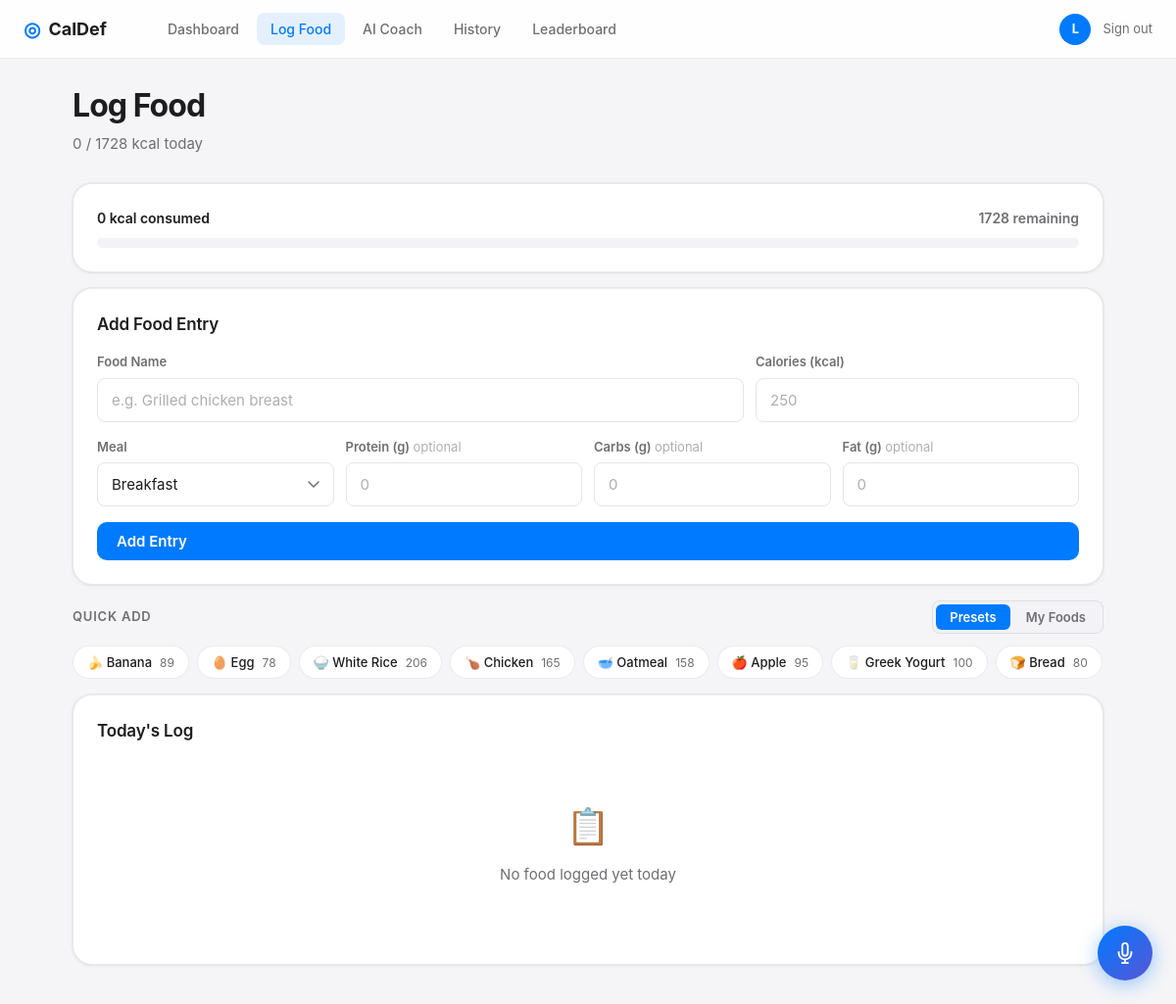
/log (signed in), run on an earlier commit of the app's database.
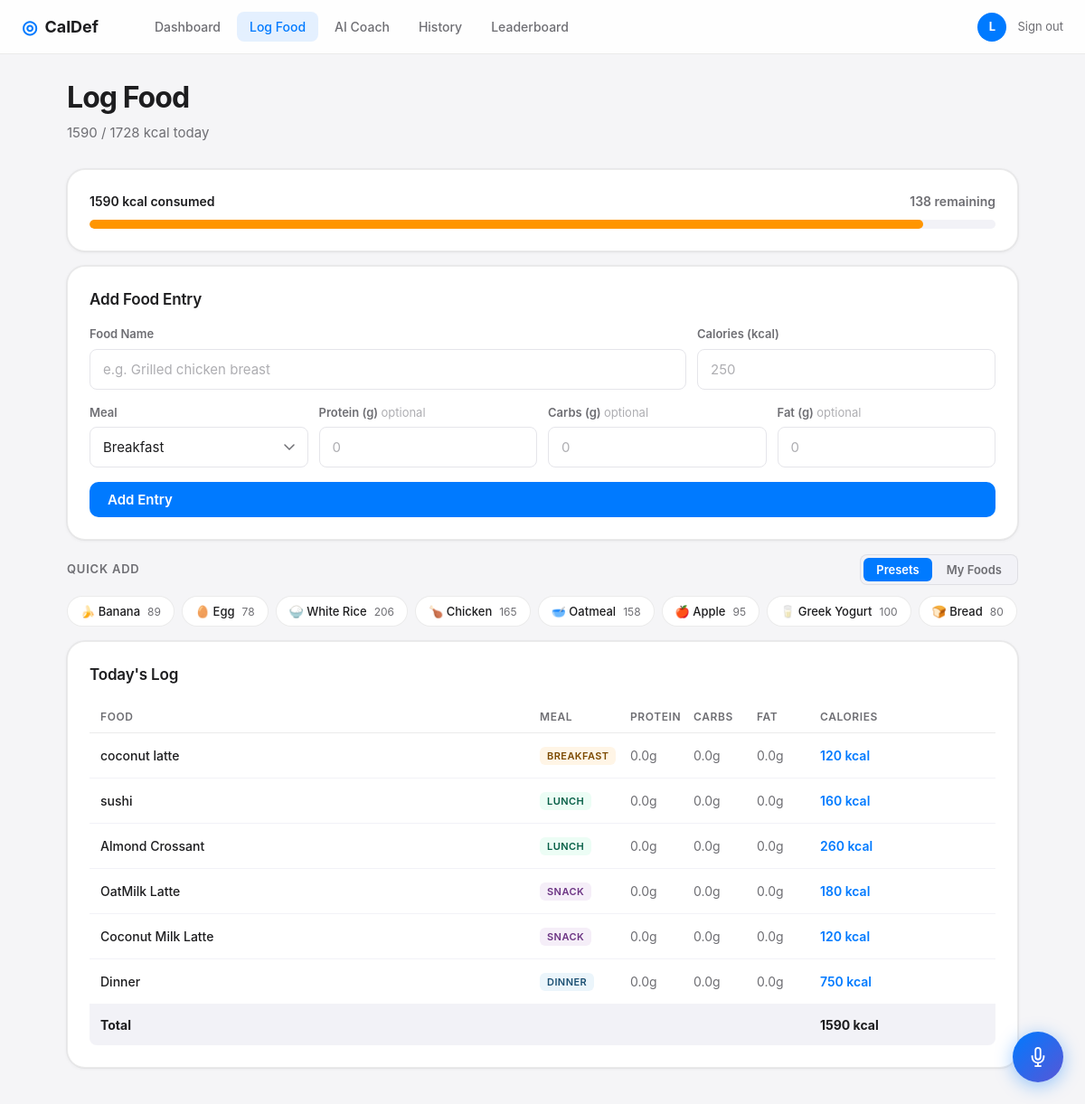
And on a later commit of the database.
### tables this page shows
CREATE TABLE profiles (
                id INTEGER PRIMARY KEY AUTOINCREMENT,
                user_id INTEGER UNIQUE NOT NULL,
                height_cm REAL,
                weight_kg REAL,
                age INTEGER,
                gender TEXT,
                activity_level TEXT,
                goal TEXT,
                bmr REAL,
                tdee REAL,
                target_calories INTEGER,
                plan_text TEXT,
                updated_at TIMESTAMP DEFAULT CURRENT_TIMESTAMP,
                FOREIGN KEY (user_id) REFERENCES users(id)
            );

CREATE TABLE food_logs (
                id INTEGER PRIMARY KEY AUTOINCREMENT,
                user_id INTEGER NOT NULL,
                date TEXT NOT NULL,
                meal_type TEXT DEFAULT 'meal',
                food_name TEXT NOT NULL,
                calories INTEGER NOT NULL,
                protein_g REAL DEFAULT 0,
                carbs_g REAL DEFAULT 0,
                fat_g REAL DEFAULT 0,
                logged_at TIMESTAMP DEFAULT CURRENT_TIMESTAMP,
                FOREIGN KEY (user_id) REFERENCES users(id)
            );

### app.py (the view)
@app.route("/log")
@login_required
def log_food():
    user_id = session["user_id"]
    profile = get_profile(user_id)
    logs = get_today_logs(user_id)
    total_consumed = sum(log["calories"] for log in logs)
    target = profile["target_calories"] if profile else 2000
    remaining = target - total_consumed
    return render_template(
        "log_food.html",
        logs=logs,
        total_consumed=total_consumed,
        target=target,
        remaining=remaining,
    )

### app.py (called while the page is built)
@app.context_processor
def inject_now():
    return {"now": datetime.now}

def login_required(f):
    @wraps(f)
    def decorated(*args, **kwargs):
        if "user_id" not in session:
            return redirect(url_for("landing"))
        return f(*args, **kwargs)
    return decorated

def get_profile(user_id: int):
    with get_db() as db:
        row = db.execute("SELECT * FROM profiles WHERE user_id = ?", (user_id,)).fetchone()
    return dict(row) if row else None

def get_today_logs(user_id: int):
    today = date.today().isoformat()
    with get_db() as db:
        rows = db.execute(
            "SELECT * FROM food_logs WHERE user_id = ? AND date = ? ORDER BY logged_at ASC",
            (user_id, today)
        ).fetchall()
    return [dict(r) for r in rows]

### database.py (called while the page is built)
@contextmanager
def get_db():
    conn = sqlite3.connect(DATABASE)
    conn.row_factory = sqlite3.Row
    try:
        yield conn
        conn.commit()
    except Exception:
        conn.rollback()
        raise
    finally:
        conn.close()

### templates/log_food.html (shortened to what this page needs)
{% extends "base.html" %}
{% block content %}
<div class="page-container">
  <div class="page-header">
    <div>
      <h1 class="page-title">Log Food</h1>
      <p class="page-subtitle">{{ total_consumed }} / {{ target }} kcal today</p>
    </div>
  </div>
  <div class="log-progress-card card">
    <div class="log-prog-info">
      <span class="log-prog-consumed">{{ total_consumed }} kcal consumed</span>
      <span class="log-prog-remaining {% if remaining < 0 %}text-danger{% endif %}">
        {% if remaining >= 0 %}{{ remaining }} remaining{% else %}{{ remaining|abs }} over{% endif %}
      </span>
    </div>
    <div class="log-prog-bar-bg">
      <div class="log-prog-bar {% if remaining < 0 %}log-prog-over{% elif (total_consumed / target * 100) >= 85 %}log-prog-warn{% endif %}"
           style="width: {{ [[(total_consumed / target * 100)|int, 0]|max, 100]|min }}%"></div>
    </div>
  </div>
  <div class="card">
    <h2 class="card-title">Add Food Entry</h2>
    <div class="food-form">
      <div class="form-row">
        <div class="form-group form-group-lg">
          <label class="form-label">Food Name</label>
          <input class="form-input" type="text" id="food-name" placeholder="e.g. Grilled chicken breast" />
        </div>
        <div class="form-group">
          <label class="form-label">Calories (kcal)</label>
          <input class="form-input" type="number" id="food-cal" placeholder="250" min="1" max="9999" />
        </div>
      </div>
      <div class="form-row">
        <div class="form-group">
          <label class="form-label">Meal</label>
          <select class="form-input form-select" id="meal-type">
            <option value="breakfast">Breakfast</option>
          </select>
        </div>
        <div class="form-group">
          <label class="form-label">Protein (g) <span class="form-optional">optional</span></label>
          <input class="form-input" type="number" id="food-protein" placeholder="0" min="0" max="999" step="0.1" />
        </div>
        <div class="form-group">
          <label class="form-label">Carbs (g) <span class="form-optional">optional</span></label>
          <input class="form-input" type="number" id="food-carbs" placeholder="0" min="0" max="999" step="0.1" />
        </div>
        <div class="form-group">
          <label class="form-label">Fat (g) <span class="form-optional">optional</span></label>
          <input class="form-input" type="number" id="food-fat" placeholder="0" min="0" max="999" step="0.1" />
        </div>
      </div>
      <button class="btn btn-primary" onclick="addFood()" id="add-btn">Add Entry</button>
    </div>
  </div>
  <div class="quick-picks">
    <div class="quick-tab-bar">
      <h3 class="section-label" style="margin-bottom:0">Quick Add</h3>
      <div class="quick-tabs">
        <button class="quick-tab active" id="tab-btn-presets" onclick="switchQuickTab('presets')">Presets</button>
        <button class="quick-tab"        id="tab-btn-recent"  onclick="switchQuickTab('recent')">My Foods</button>
      </div>
    </div>
    <div class="quick-panel" id="quick-panel-presets">
      <div class="quick-grid">
        <button class="quick-btn" onclick="quickAdd('Banana', 89, 'snack', 1.1, 23, 0.3)">🍌 Banana <span>89</span></button>
        <button class="quick-btn" onclick="quickAdd('Egg (boiled)', 78, 'breakfast', 6, 0.6, 5)">🥚 Egg <span>78</span></button>
        <button class="quick-btn" onclick="quickAdd('White rice (1 cup)', 206, 'lunch', 4.3, 45, 0.4)">🍚 White Rice <span>206</span></button>
        <button class="quick-btn" onclick="quickAdd('Chicken breast (100g)', 165, 'lunch', 31, 0, 3.6)">🍗 Chicken <span>165</span></button>
        <button class="quick-btn" onclick="quickAdd('Oatmeal (1 cup)', 158, 'breakfast', 6, 27, 3)">🥣 Oatmeal <span>158</span></button>
        <button class="quick-btn" onclick="quickAdd('Apple', 95, 'snack', 0.5, 25, 0.3)">🍎 Apple <span>95</span></button>
        <button class="quick-btn" onclick="quickAdd('Greek yogurt (plain, 170g)', 100, 'snack', 17, 6, 0.7)">🥛 Greek Yogurt <span>100</span></button>
        <button class="quick-btn" onclick="quickAdd('Whole wheat bread (1 slice)', 80, 'breakfast', 3.5, 14, 1)">🍞 Bread <span>80</span></button>
      </div>
    </div>
  </div>
  <div class="card">
    <h2 class="card-title">Today's Log</h2>
    {% if logs %}
      <div class="log-table">
        <div class="log-thead">
          <span>Food</span>
          <span>Meal</span>
          <span>Protein</span>
          <span>Carbs</span>
          <span>Fat</span>
          <span>Calories</span>
          <span></span>
        </div>
        <div id="log-tbody">
          {% for log in logs %}
          <div class="log-row" id="row-{{ log.id }}">
            <span class="log-food-name">{{ log.food_name }}</span>
            <span><span class="meal-tag meal-tag-{{ log.meal_type }}">{{ log.meal_type.capitalize() }}</span></span>
            <span class="log-macro">{{ log.protein_g }}g</span>
            <span class="log-macro">{{ log.carbs_g }}g</span>
            <span class="log-macro">{{ log.fat_g }}g</span>
            <span class="log-kcal">{{ log.calories }} kcal</span>
            <div class="log-actions">
            </div>
          </div>
          {% endfor %}
        </div>
        <div class="log-total">
          <span>Total</span>
          <span></span>
          <span></span>
          <span></span>
          <span></span>
          <span id="total-kcal">{{ total_consumed }} kcal</span>
          <span></span>
        </div>
      </div>
    {% else %}
      <div class="empty-state" id="empty-state">
        <div class="empty-icon">📋</div>
        <p>No food logged yet today</p>
      </div>
    {% endif %}
  </div>
</div>
{% endblock %}

### templates/base.html (shortened to what this page needs)
<!DOCTYPE html>
<html lang="en">
<head>
  <link rel="stylesheet" href="{{ url_for('static', filename='css/style.css') }}" />
</head>
<body>
{% if session.user_id %}
<nav class="navbar">
  <div class="navbar-inner">
    <a href="{{ url_for('dashboard') }}" class="nav-brand">
      <span class="nav-logo">◎</span>
      <span class="nav-title">CalDef</span>
    </a>
    <div class="nav-links">
      <a href="{{ url_for('dashboard') }}" class="nav-link {% if request.endpoint == 'dashboard' %}active{% endif %}">
        Dashboard
      </a>
      <a href="{{ url_for('log_food') }}" class="nav-link {% if request.endpoint == 'log_food' %}active{% endif %}">
        Log Food
      </a>
      <a href="{{ url_for('chat') }}" class="nav-link {% if request.endpoint == 'chat' %}active{% endif %}">
        AI Coach
      </a>
      <a href="{{ url_for('history') }}" class="nav-link {% if request.endpoint == 'history' %}active{% endif %}">
        History
      </a>
      <a href="{{ url_for('leaderboard') }}" class="nav-link {% if request.endpoint == 'leaderboard' %}active{% endif %}">
        Leaderboard
      </a>
    </div>
    <div class="nav-user">
      <a href="{{ url_for('profile') }}" class="nav-avatar" title="Profile">
        {{ session.username[0].upper() }}
      </a>
      <a href="{{ url_for('logout') }}" class="nav-logout">Sign out</a>
    </div>
  </div>
</nav>
{% endif %}
<main class="{% if session.user_id %}main-authenticated{% else %}main-auth{% endif %}">
  {% block content %}{% endblock %}
</main>
{% if session.user_id %}
<button class="voice-fab" id="voice-fab" onclick="Voice.start()" title="Voice command (add / edit / delete food)">
  <svg viewBox="0 0 24 24" fill="none" stroke="currentColor" stroke-width="2">
    <path d="M12 1a3 3 0 0 0-3 3v8a3 3 0 0 0 6 0V4a3 3 0 0 0-3-3z"/>
    <path d="M19 10v2a7 7 0 0 1-14 0v-2"/>
    <line x1="12" y1="19" x2="12" y2="23"/>
    <line x1="8"  y1="23" x2="16" y2="23"/>
  </svg>
</button>
{% endif %}
</body>
</html>

What changed in the data, as far as the page shows it:
added food_logs: food_name "coconut latte", meal_type "BREAKFAST", protein_g "0.0", carbs_g "0.0", fat_g "0.0", calories "120"
added food_logs: food_name "sushi", meal_type "LUNCH", protein_g "0.0", carbs_g "0.0", fat_g "0.0", calories "160"
added food_logs: food_name "Almond Crossant", meal_type "LUNCH", protein_g "0.0", carbs_g "0.0", fat_g "0.0", calories "260"
added food_logs: food_name "OatMilk Latte", meal_type "SNACK", protein_g "0.0", carbs_g "0.0", fat_g "0.0", calories "180"
added food_logs: food_name "Coconut Milk Latte", meal_type "SNACK", protein_g "0.0", carbs_g "0.0", fat_g "0.0", calories "120"
added food_logs: food_name "Dinner", meal_type "DINNER", protein_g "0.0", carbs_g "0.0", fat_g "0.0", calories "750"
Also different on the page:
{{ total_consumed }}: "0" → "1590"
{{ remaining }}: "1728" → "138"
{{ total_consumed }}: (not shown) → "1590"
text no longer shown: "📋 No food logged yet today"
text now shown: "FOOD MEAL PROTEIN CARBS FAT CALORIES Total kcal"
